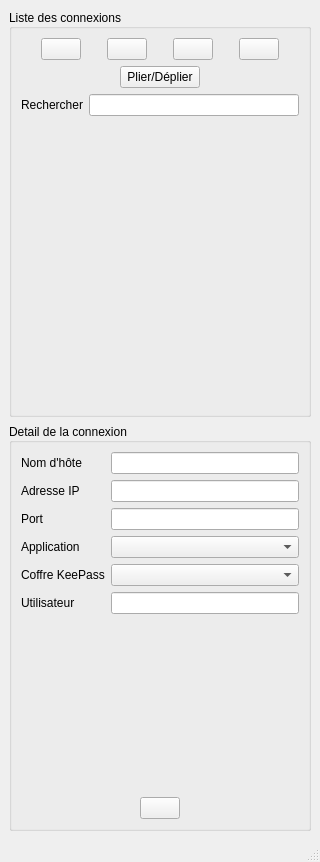
<?xml version="1.0" encoding="UTF-8"?>
<ui version="4.0">
 <class>MainWindow</class>
 <widget class="QMainWindow" name="MainWindow">
  <property name="geometry">
   <rect>
    <x>0</x>
    <y>0</y>
    <width>320</width>
    <height>862</height>
   </rect>
  </property>
  <property name="minimumSize">
   <size>
    <width>180</width>
    <height>600</height>
   </size>
  </property>
  <property name="maximumSize">
   <size>
    <width>320</width>
    <height>16777215</height>
   </size>
  </property>
  <property name="windowTitle">
   <string>MainWindow</string>
  </property>
  <property name="windowIcon">
   <iconset resource="../../icons/icons.qrc">
    <normaloff>:/main/YARCoM.icon.340x225.png</normaloff>:/main/YARCoM.icon.340x225.png</iconset>
  </property>
  <widget class="QWidget" name="centralwidget">
   <property name="enabled">
    <bool>true</bool>
   </property>
   <layout class="QVBoxLayout" name="verticalLayout_3">
    <item>
     <widget class="QGroupBox" name="gb_Tree">
      <property name="title">
       <string>Liste des connexions</string>
      </property>
      <property name="alignment">
       <set>Qt::AlignmentFlag::AlignLeading|Qt::AlignmentFlag::AlignLeft|Qt::AlignmentFlag::AlignVCenter</set>
      </property>
      <property name="flat">
       <bool>false</bool>
      </property>
      <property name="checkable">
       <bool>false</bool>
      </property>
      <layout class="QVBoxLayout" name="verticalLayout" stretch="0,0,0">
       <item>
        <layout class="QHBoxLayout" name="hl_TreeButtons">
         <item>
          <spacer name="horizontalSpacer_5">
           <property name="orientation">
            <enum>Qt::Orientation::Horizontal</enum>
           </property>
           <property name="sizeHint" stdset="0">
            <size>
             <width>40</width>
             <height>20</height>
            </size>
           </property>
          </spacer>
         </item>
         <item>
          <widget class="QPushButton" name="pb_TreeAddSection">
           <property name="toolTip">
            <string>Ajouter une section</string>
           </property>
           <property name="text">
            <string/>
           </property>
           <property name="icon">
            <iconset resource="../../icons/icons.qrc">
             <normaloff>:/main/add_folder.png</normaloff>:/main/add_folder.png</iconset>
           </property>
           <property name="iconSize">
            <size>
             <width>32</width>
             <height>32</height>
            </size>
           </property>
          </widget>
         </item>
         <item>
          <spacer name="horizontalSpacer_3">
           <property name="orientation">
            <enum>Qt::Orientation::Horizontal</enum>
           </property>
           <property name="sizeHint" stdset="0">
            <size>
             <width>40</width>
             <height>20</height>
            </size>
           </property>
          </spacer>
         </item>
         <item>
          <widget class="QPushButton" name="pb_TreeAddCnx">
           <property name="toolTip">
            <string>Ajouter une connexion</string>
           </property>
           <property name="text">
            <string/>
           </property>
           <property name="icon">
            <iconset resource="../../icons/icons.qrc">
             <normaloff>:/main/add_computer.png</normaloff>:/main/add_computer.png</iconset>
           </property>
           <property name="iconSize">
            <size>
             <width>32</width>
             <height>32</height>
            </size>
           </property>
           <property name="shortcut">
            <string>Ctrl+S</string>
           </property>
          </widget>
         </item>
         <item>
          <spacer name="horizontalSpacer_4">
           <property name="orientation">
            <enum>Qt::Orientation::Horizontal</enum>
           </property>
           <property name="sizeHint" stdset="0">
            <size>
             <width>40</width>
             <height>20</height>
            </size>
           </property>
          </spacer>
         </item>
         <item>
          <widget class="QPushButton" name="pb_TreeDelete">
           <property name="toolTip">
            <string>Supprimer l'objet</string>
           </property>
           <property name="text">
            <string/>
           </property>
           <property name="icon">
            <iconset resource="../../icons/icons.qrc">
             <normaloff>:/main/trash.png</normaloff>:/main/trash.png</iconset>
           </property>
           <property name="iconSize">
            <size>
             <width>32</width>
             <height>32</height>
            </size>
           </property>
          </widget>
         </item>
         <item>
          <spacer name="horizontalSpacer_6">
           <property name="orientation">
            <enum>Qt::Orientation::Horizontal</enum>
           </property>
           <property name="sizeHint" stdset="0">
            <size>
             <width>40</width>
             <height>20</height>
            </size>
           </property>
          </spacer>
         </item>
         <item>
          <widget class="QPushButton" name="pb_Preferences">
           <property name="toolTip">
            <string>Préférences</string>
           </property>
           <property name="text">
            <string/>
           </property>
           <property name="icon">
            <iconset resource="../../icons/icons.qrc">
             <normaloff>:/main/prefs.png</normaloff>:/main/prefs.png</iconset>
           </property>
           <property name="iconSize">
            <size>
             <width>32</width>
             <height>32</height>
            </size>
           </property>
          </widget>
         </item>
         <item>
          <spacer name="horizontalSpacer_7">
           <property name="orientation">
            <enum>Qt::Orientation::Horizontal</enum>
           </property>
           <property name="sizeHint" stdset="0">
            <size>
             <width>40</width>
             <height>20</height>
            </size>
           </property>
          </spacer>
         </item>
        </layout>
       </item>
       <item>
        <layout class="QHBoxLayout" name="hl_ToggleTree">
         <item>
          <spacer name="horizontalSpacer_9">
           <property name="orientation">
            <enum>Qt::Orientation::Horizontal</enum>
           </property>
           <property name="sizeHint" stdset="0">
            <size>
             <width>40</width>
             <height>20</height>
            </size>
           </property>
          </spacer>
         </item>
         <item>
          <widget class="QPushButton" name="pb_FoldUnfoldTree">
           <property name="text">
            <string>Plier/Déplier</string>
           </property>
          </widget>
         </item>
         <item>
          <spacer name="horizontalSpacer_8">
           <property name="orientation">
            <enum>Qt::Orientation::Horizontal</enum>
           </property>
           <property name="sizeHint" stdset="0">
            <size>
             <width>40</width>
             <height>20</height>
            </size>
           </property>
          </spacer>
         </item>
        </layout>
       </item>
       <item>
        <layout class="QFormLayout" name="fl_TreeSearch">
         <item row="0" column="0">
          <widget class="QLabel" name="lb_Search">
           <property name="text">
            <string notr="true">Rechercher</string>
           </property>
          </widget>
         </item>
         <item row="0" column="1">
          <widget class="QLineEdit" name="le_Search"/>
         </item>
        </layout>
       </item>
      </layout>
     </widget>
    </item>
    <item>
     <widget class="QGroupBox" name="gb_Detail">
      <property name="enabled">
       <bool>true</bool>
      </property>
      <property name="title">
       <string>Detail de la connexion</string>
      </property>
      <property name="alignment">
       <set>Qt::AlignmentFlag::AlignLeading|Qt::AlignmentFlag::AlignLeft|Qt::AlignmentFlag::AlignVCenter</set>
      </property>
      <layout class="QVBoxLayout" name="verticalLayout_2">
       <item>
        <layout class="QFormLayout" name="fl_Detail">
         <item row="0" column="0">
          <widget class="QLabel" name="lb_Hostname">
           <property name="text">
            <string>Nom d'hôte</string>
           </property>
          </widget>
         </item>
         <item row="0" column="1">
          <widget class="QLineEdit" name="le_Hostname"/>
         </item>
         <item row="1" column="0">
          <widget class="QLabel" name="lb_IP">
           <property name="text">
            <string>Adresse IP</string>
           </property>
          </widget>
         </item>
         <item row="1" column="1">
          <widget class="QLineEdit" name="le_IP"/>
         </item>
         <item row="2" column="0">
          <widget class="QLabel" name="lb_Port">
           <property name="text">
            <string>Port</string>
           </property>
          </widget>
         </item>
         <item row="2" column="1">
          <widget class="QLineEdit" name="le_Port"/>
         </item>
         <item row="3" column="0">
          <widget class="QLabel" name="lb_App">
           <property name="text">
            <string>Application</string>
           </property>
          </widget>
         </item>
         <item row="3" column="1">
          <widget class="QComboBox" name="cb_Application"/>
         </item>
         <item row="4" column="0">
          <widget class="QLabel" name="lb_KBDX">
           <property name="text">
            <string>Coffre KeePass</string>
           </property>
          </widget>
         </item>
         <item row="4" column="1">
          <widget class="QComboBox" name="cb_KBDX"/>
         </item>
         <item row="5" column="0">
          <widget class="QLabel" name="lb_User">
           <property name="text">
            <string>Utilisateur</string>
           </property>
          </widget>
         </item>
         <item row="5" column="1">
          <widget class="QLineEdit" name="le_User"/>
         </item>
        </layout>
       </item>
       <item>
        <layout class="QGridLayout" name="gl_DetailButtons">
         <item row="0" column="2">
          <spacer name="horizontalSpacer">
           <property name="orientation">
            <enum>Qt::Orientation::Horizontal</enum>
           </property>
           <property name="sizeHint" stdset="0">
            <size>
             <width>40</width>
             <height>20</height>
            </size>
           </property>
          </spacer>
         </item>
         <item row="0" column="1">
          <widget class="QPushButton" name="pb_ModifyCnx">
           <property name="sizePolicy">
            <sizepolicy hsizetype="Minimum" vsizetype="Fixed">
             <horstretch>0</horstretch>
             <verstretch>0</verstretch>
            </sizepolicy>
           </property>
           <property name="toolTip">
            <string>Modifier la connexion</string>
           </property>
           <property name="text">
            <string/>
           </property>
           <property name="icon">
            <iconset resource="../../icons/icons.qrc">
             <normaloff>:/main/edit.png</normaloff>:/main/edit.png</iconset>
           </property>
           <property name="iconSize">
            <size>
             <width>32</width>
             <height>32</height>
            </size>
           </property>
          </widget>
         </item>
         <item row="0" column="0">
          <spacer name="horizontalSpacer_2">
           <property name="orientation">
            <enum>Qt::Orientation::Horizontal</enum>
           </property>
           <property name="sizeHint" stdset="0">
            <size>
             <width>40</width>
             <height>20</height>
            </size>
           </property>
          </spacer>
         </item>
        </layout>
       </item>
      </layout>
     </widget>
    </item>
   </layout>
  </widget>
  <widget class="QMenuBar" name="menubar">
   <property name="enabled">
    <bool>true</bool>
   </property>
   <property name="geometry">
    <rect>
     <x>0</x>
     <y>0</y>
     <width>320</width>
     <height>22</height>
    </rect>
   </property>
  </widget>
  <widget class="QStatusBar" name="statusbar"/>
  <action name="actionOpen">
   <property name="text">
    <string>Ouvrir</string>
   </property>
   <property name="iconText">
    <string>Ouvrir</string>
   </property>
   <property name="toolTip">
    <string>Ouvrir</string>
   </property>
  </action>
  <action name="action_Save">
   <property name="text">
    <string>Enregistrer</string>
   </property>
  </action>
  <action name="actionSave_as">
   <property name="enabled">
    <bool>false</bool>
   </property>
   <property name="text">
    <string>Enregistrer sous</string>
   </property>
  </action>
  <action name="action_Close">
   <property name="text">
    <string>Fermer</string>
   </property>
  </action>
  <action name="action_Preferences">
   <property name="text">
    <string>Préférences</string>
   </property>
  </action>
  <action name="action_Quit">
   <property name="text">
    <string>&amp;Quitter</string>
   </property>
  </action>
  <action name="actionAbout">
   <property name="text">
    <string>A propos</string>
   </property>
  </action>
 </widget>
 <resources>
  <include location="../../icons/icons.qrc"/>
 </resources>
 <connections/>
</ui>
